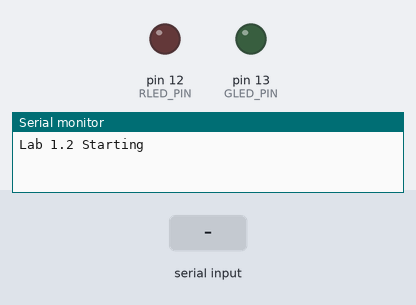
Bench run of a sketch on a simulated Arduino Uno, built with avr-gcc and run on an emulated ATmega328P. On the bench: output pins drawn as LEDs (lit = HIGH), the last lines printed to the serial monitor. Inputs (shaded band) come from the test bench.

Above: at 2.5 s.
2.6 s: "R" received over Serial
At 5.3 s:
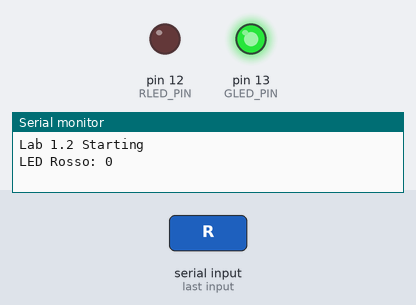
5.6 s: "G" received over Serial
At 6.8 s:
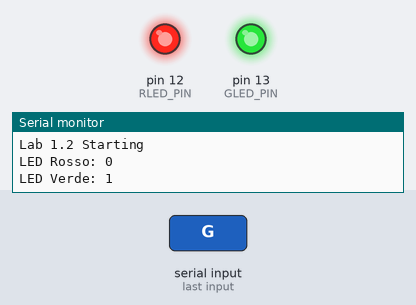
7.5 s: "1" received over Serial
At 9.3 s:
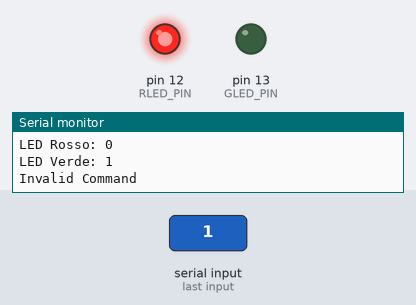
Timing chart, 0 to 16.5 s (numbered marks = the images above; inputs shaded):
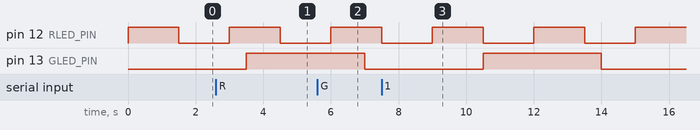

Measured:
- by itself, pin 12 (RLED_PIN): alternates HIGH for 1.5 s and LOW for 1.5 s

The sketch:

Exercise_2.ino
```cpp
#include <TimerOne.h>

const int RLED_PIN = 12;
const int GLED_PIN = 13;

const float R_HALF_PERIOD = 1.5;
const float G_HALF_PERIOD = 3.5;

int greenLedState = LOW;
int redLedState = LOW;


volatile int ledPinValueRed,ledPinValueGreen;

void blinkGreen(){
  greenLedState = !greenLedState;
  digitalWrite(GLED_PIN, greenLedState);

}

void serialPrintStatus(){


}


void setup() {
  Serial.begin(9600);
  while(!Serial);
  Serial.println("Lab 1.2 Starting");

  pinMode(RLED_PIN, OUTPUT);
  pinMode(GLED_PIN, OUTPUT);

  Timer1.initialize(G_HALF_PERIOD *1e06); //genera un interrupt ogni tot secondi
  Timer1.attachInterrupt(blinkGreen);

   //attachInterrupt(Serial.read(), inter_PIR, CHANGE);


}

void loop() {
 redLedState = !redLedState;
 digitalWrite(RLED_PIN, redLedState);

 delay(R_HALF_PERIOD *1e03);


}


void serialEvent()
{
  ledPinValueRed = digitalRead(RLED_PIN);
  ledPinValueGreen = digitalRead(GLED_PIN);
  if (Serial.available())
  {
    char ch = Serial.read();
    if (ch == 'R')
    {
      Serial.print("LED Rosso: ");
     Serial.println(ledPinValueRed);

    }else if (ch == 'G') {
      Serial.print("LED Verde: ");
     Serial.println(ledPinValueGreen);
    }else{
      Serial.println("Invalid Command");
    }


  }

}
```
